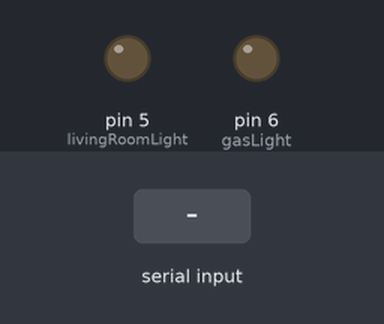
Simulated run of this sketch. Board: Arduino Uno, built with avr-gcc and run on an emulated ATmega328P. On the bench: output pins drawn as LEDs (lit = HIGH). Inputs (shaded band) come from the test bench. What the sketch prints to the serial monitor is not drawn.

Above: at 1.2 s.
1.3 s: "g" received over the second serial link
At 2.2 s:
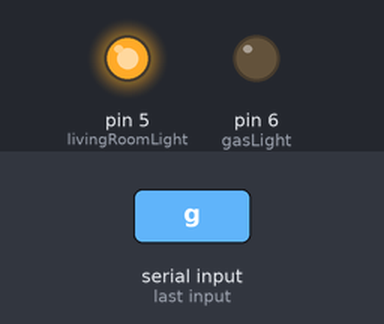
3.3 s: "i" received over the second serial link
At 4.9 s:
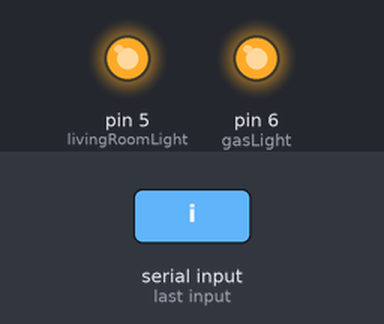
5.3 s: "h" received over the second serial link
At 6.4 s:
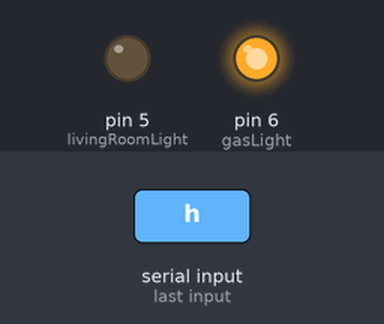
Timing chart, 0 to 8.3 s (numbered marks = the images above; inputs shaded):
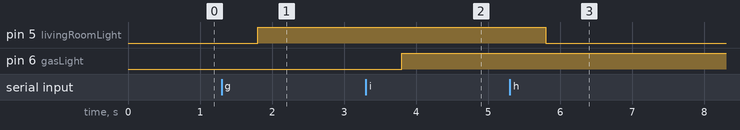

Measured:
- after the input at 1.3 s, pin 5 (livingRoomLight): LOW → HIGH after 0.50 s
- after the input at 3.3 s, pin 6 (gasLight): LOW → HIGH after 0.50 s
- after the input at 5.3 s, pin 5 (livingRoomLight): HIGH → LOW after 0.50 s

The sketch:

VoiceTalk.ino
```cpp
// 블루투스
#include <SoftwareSerial.h>
SoftwareSerial bluetooth(10 , 11); // RX:11, TX:10 => 연결 반대로

int livingRoomLight = 5;
int gasLight = 6;

int isLRLight = 0;
int isGasLight = 0;

void setup() {
  Serial.begin(9600);
  bluetooth.begin(9600);

  pinMode(livingRoomLight, OUTPUT);
  pinMode(gasLight, OUTPUT);


}

char android;
char unoBoard;

void loop() {

  if (bluetooth.available()) {
      android = bluetooth.read();

      delay(500);

      Serial.println(android);

      // if(android == 'a'){

      //   // 불 켜진건가 꺼진건가 물어보기

      //       Serial.println("거실등여부시작");
      //       //거실 전원 ON, OFF여부
      //       int isLRLight = digitalRead(livingRoomLight);
      //       Serial.println(isLRLight);
      //       if(isLRLight == LOW){
      //         Serial.println('b'); // 거실전원 꺼진상태
      //         bluetooth.println('b');
      //         delay(500);
      //       }else{
      //         Serial.println('c'); // 거실전원 켜진상태
      //         bluetooth.println('c');
      //         delay(500);
      //       }
      //   }

      //   if (android == 'd') {

      //       Serial.println("가스여부시작");
      //       //가스 전원 ON, OFF여부
      //       int isGasLight = digitalRead(gasLight);
      //       if(isGasLight == LOW){
      //         Serial.print('e'); // 가스 전원 꺼진상태
      //         bluetooth.println('e');
      //         delay(500);
      //       }else{
      //         Serial.print('f'); // 가스 전원 켜진상태
      //         bluetooth.println('f');
      //         delay(500);
      //       }

      //   }


      // 불켜고 끄기
      if (android == 'g') {
        Serial.println("거실전원 ON");
        //거실 전원ON
        digitalWrite(livingRoomLight, HIGH);
      } else if (android == 'h') {
        //거실 전원OFF
        digitalWrite(livingRoomLight, LOW);
      }

      if (android == 'i') {
        //가스 전원ON
        digitalWrite(gasLight, HIGH);
      } else if (android == 'j') {
        //가스 전원OFF
        digitalWrite(gasLight, LOW);
      }

    }

 }
```
